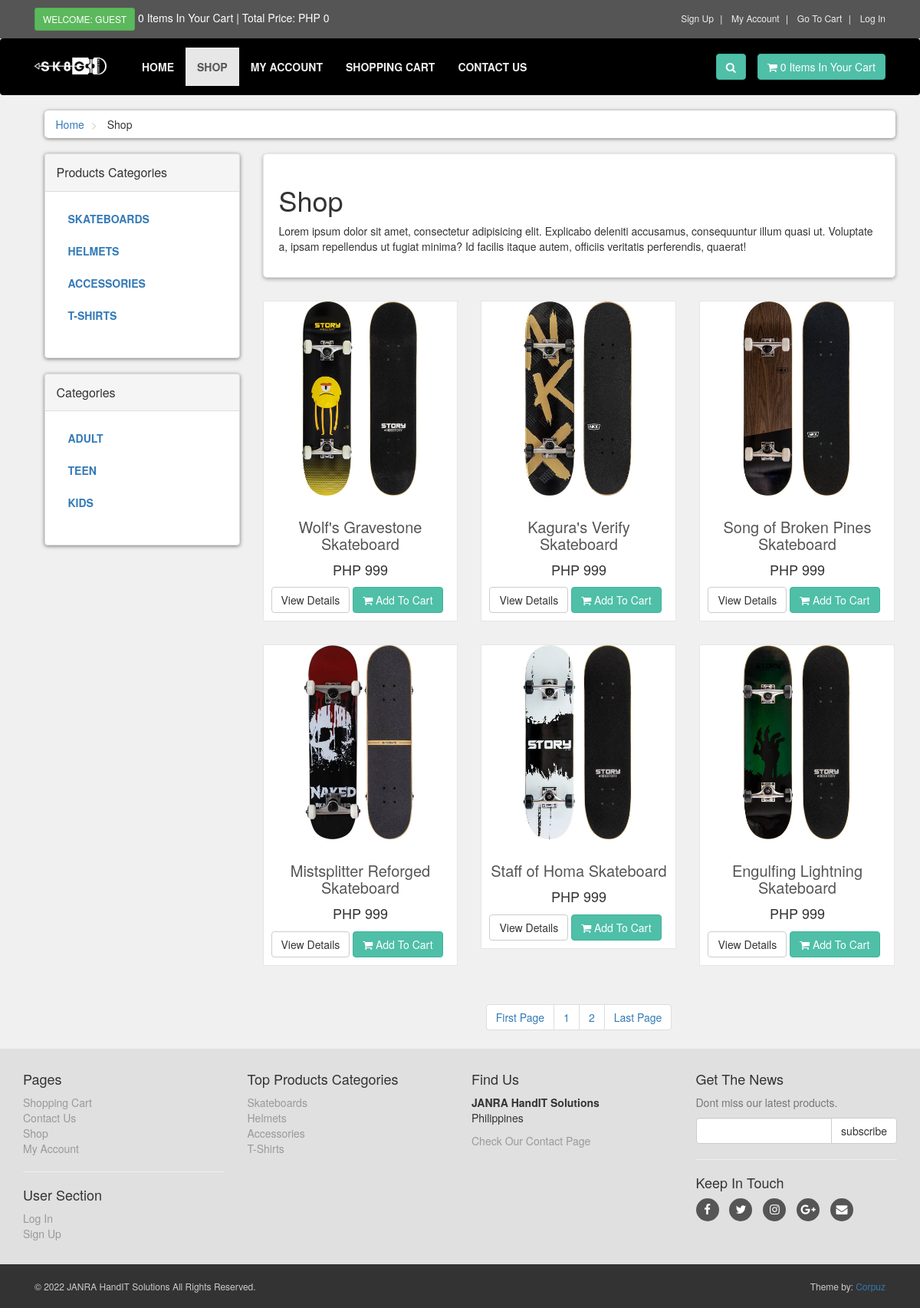
The page /shop.php on the database its author committed.
### tables this page shows
CREATE TABLE `product_categories` (
  `p_cat_id` int(10) NOT NULL,
  `p_cat_title` text NOT NULL,
  `p_cat_desc` text NOT NULL
);

CREATE TABLE `categories` (
  `cat_id` int(10) NOT NULL,
  `cat_title` text NOT NULL,
  `cat_desc` text NOT NULL
);

CREATE TABLE `products` (
  `product_id` int(10) NOT NULL,
  `p_cat_id` int(10) NOT NULL,
  `cat_id` int(10) NOT NULL,
  `date` timestamp NOT NULL DEFAULT current_timestamp() ON UPDATE current_timestamp(),
  `product_title` text NOT NULL,
  `product_img1` text NOT NULL,
  `product_img2` text NOT NULL,
  `product_img3` text NOT NULL,
  `product_price` int(10) NOT NULL,
  `product_keywords` text NOT NULL,
  `product_desc` text NOT NULL
);

### shop.php (the view, shortened to what this page needs)
<?php
    include("includes/header.php");
?>
    <div id="content">
        <div class="container">
            <div class="col-md-12">
                <ul class="breadcrumb">
                    <li>
                        <a href="index.php">Home</a>
                    </li>
                    <li>
                        Shop
                    </li>
                </ul>
            </div>
            <div class="col-md-3">
            <?php
                include("includes/sidebar.php");
            ?>
            </div>
            <div class="col-md-9">
            <?php
                if (!isset($_GET['p_cat'])) {
                    if (!isset($_GET['cat'])) {
                        echo "
                            <div class='box'>
                                <h1>Shop</h1>
                                <p>
                                    Lorem ipsum dolor sit amet, consectetur adipisicing elit. Explicabo deleniti accusamus, consequuntur illum quasi ut. Voluptate a, ipsam repellendus ut fugiat minima? Id facilis itaque autem, officiis veritatis perferendis, quaerat!
                                </p>
                            </div>
                        ";
                    }
                }
            ?>
            <div class="row">
            <?php
                if (!isset($_GET['p_cat'])) {
                    if (!isset($_GET['cat'])) {
                        $per_page = 6;
                            if(isset($_GET['page'])) {
                                $page = $_GET['page'];
                            }
                            else {
                                $page = 1;
                            }
                        $start_from = ($page - 1) * $per_page;
                        $get_products = "SELECT * FROM products ORDER BY 1 DESC LIMIT $start_from, $per_page";
                        $run_products = mysqli_query($con, $get_products);
                        while ($row_products = mysqli_fetch_array($run_products)) {
                                $pro_id = $row_products['product_id'];
                                $pro_title = $row_products['product_title'];
                                $pro_price = $row_products['product_price'];
                                $pro_img1 = $row_products['product_img1'];
                                echo "
                                    <div class='col-md-4 col-sm-6 center-responsive'>
                                        <div class='product'>
                                            <a href='details.php?pro_id=$pro_id'>
                                                <img class='img-responsive' src='admin_area/product_images/$pro_img1'>
                                            </a>
                                            <div class='text'>
                                                <h3>
                                                    <a href='details.php?pro_id=$pro_id'> $pro_title </a>
                                                </h3>
                                                <p class='price'>
                                                    PHP $pro_price
                                                </p>
                                                <p class='buttons'>
                                                    <a class='btn btn-default' href='details.php?pro_id=$pro_id'>
                                                        View Details
                                                    </a>
                                                    <a class='btn btn-primary' href='details.php?pro_id=$pro_id'>
                                                        <i class='fa fa-shopping-cart'></i> Add To Cart
                                                    </a>
                                                </p>
                                            </div>
                                        </div>
                                    </div>
                                ";
                            }
            ?>
            </div>
            <center>
                <ul class="pagination">
                <?php
                    $query = "SELECT * FROM products";
                    $result = mysqli_query($con, $query);
                    $total_records = mysqli_num_rows($result);
                    $total_pages = ceil($total_records / $per_page);
                    echo "
                        <li>
                                <a href='shop.php?page=1'>" . 'First Page' . "</a>
                        </li>
                    ";
                    for ($i = 1; $i <= $total_pages; $i++) {
                        echo "
                            <li>
                                <a href='shop.php?page=" . $i . "'>" . $i . "</a>
                            </li>
                        ";
                    };
                    echo "
                        <li>
                            <a href='shop.php?page=$total_pages'>" . 'Last Page' . "</a>
                        </li>
                    ";
                        }
                    }
                ?>
                </ul>
            </center>
            </div>
        </div>
    </div>
    <?php
        include("includes/footer.php");
    ?>
</body>
</html>

### functions/functions.php (shortened to what this page needs)
<?php
    $db = mysqli_connect("localhost", "root", "", "db_skate_garage");
    function getRealIpUser() {
        switch(true) {
            default : return $_SERVER['REMOTE_ADDR'];
        }
    }
    function getPCats() {
        global $db;
        $get_p_cats = "SELECT * FROM product_categories";
        $run_p_cats = mysqli_query($db, $get_p_cats);
        while ($row_p_cats = mysqli_fetch_array($run_p_cats)) {
            $p_cat_id = $row_p_cats['p_cat_id'];
            $p_cat_title = $row_p_cats['p_cat_title'];
            echo "
                <li>
                    <a href='shop.php?p_cat=$p_cat_id'>$p_cat_title</a>
                </li>
            ";
        }
    }
    function getCats() {
        global $db;
        $get_cats = "SELECT * FROM categories";
        $run_cats = mysqli_query($db, $get_cats);
        while ($row_cats = mysqli_fetch_array($run_cats)) {
            $cat_id = $row_cats['cat_id'];
            $cat_title = $row_cats['cat_title'];
            echo "
                <li>
                    <a href='shop.php?cat=$cat_id'>$cat_title</a>
                </li>
            ";
        }
    }
    function items() {
        global $db;
        $ip_add = getRealIpUser();
        $get_items = "SELECT * FROM cart WHERE ip_add = '$ip_add'";
        $run_items = mysqli_query($db, $get_items);
        $count_items = mysqli_num_rows($run_items);
        echo $count_items;
    }
    function total_price() {
        $total = 0;
        echo "PHP " . $total;
    }
?>

### includes/footer.php (shortened to what this page needs)
<div id="footer">
    <div class="container">
        <div class="row">
            <div class="col-sm-6 col-md-3">
               <h4>Pages</h4>
                <ul>
                    <li><a href="cart.php">Shopping Cart</a></li>
                    <li><a href="contact.php">Contact Us</a></li>
                    <li><a href="shop.php">Shop</a></li>
                    <li><a href="customer/my_account.php">My Account</a></li>
                </ul>
                <hr>
                <h4>User Section</h4>
                <ul>
                <?php
                    if (!isset($_SESSION['customer_email'])) {
                        echo"<a href='checkout.php'>Log In</a>";
                    }
                    else {
                        echo"<a href='customer/my_account.php?my_orders'>My Account</a>";
                    }
                ?>
                    <li><a href="customer_register.php">Sign Up</a></li>
                </ul>
            </div>
            <div class="com-sm-6 col-md-3">
                <h4>Top Products Categories</h4>
                <ul>
                <?php
                    $get_p_cats = "SELECT * FROM product_categories";
                    $run_p_cats = mysqli_query($con, $get_p_cats);
                    while ($row_p_cats = mysqli_fetch_array($run_p_cats)) {
                        $p_cat_id = $row_p_cats['p_cat_id'];
                        $p_cat_title = $row_p_cats['p_cat_title'];
                        echo "
                            <li>
                                <a href='shop.php?p_cat=$p_cat_id'>
                                    $p_cat_title
                                </a>
                            </li>
                        ";
                    }
                ?>
                </ul>
            </div>
            <div class="col-sm-6 col-md-3">
                <h4>Find Us</h4>
                <p>
                    <strong>JANRA HandIT Solutions</strong>
                    <br/>Philippines
                </p>
                <a href="contact.php">Check Our Contact Page</a>
            </div>
            <div class="col-sm-6 col-md-3">
                <h4>Get The News</h4>
                <p class="text-muted">
                    Dont miss our latest products.
                </p>
                <form action="https://feedburner.google.com/fb/a/mailverify" method="post" target="popupwindow" onsubmit="window.open('https://feedburner.google.com/fb/a/mailverify?uri=M-devMedia', 'popupwindow', 'scrollbars=yes,width=550,height=520');return true" method="post">
                    <div class="input-group">
                        <input type="text" class="form-control" name="email">
                        <span class="input-group-btn">
                            <input type="submit" value="subscribe" class="btn btn-default">
                        </span>
                    </div>
                </form>
                <hr>
                <h4>Keep In Touch</h4>
                <p class="social">
                    <a href="#" class="fa fa-facebook"></a>
                    <a href="#" class="fa fa-twitter"></a>
                    <a href="#" class="fa fa-instagram"></a>
                    <a href="#" class="fa fa-google-plus"></a>
                    <a href="#" class="fa fa-envelope"></a>
                </p>
            </div>
        </div>
    </div>
</div>
<div id="copyright">
    <div class="container">
        <div class="col-md-6">
            <p class="pull-left">&copy; 2022 JANRA HandIT Solutions All Rights Reserved.</p>
        </div>
        <div class="col-md-6">
            <p class="pull-right">Theme by: <a href="#">Corpuz</a></p>
        </div>
    </div>
</div>

### styles/style.css (style rules this page uses)
body { font-size: 14px; line-height: 1.42857143; color: #333333; background: #f0f0f0; overflow-x: hidden; }
.btn-primary { color: rgb(255, 255, 255); background: rgb(79, 191, 168); border-color: rgb(65, 179, 156); }
.box { background: #ffffff; margin: 0 0 30px; border: solid 1px #e6e6e6; border-radius: 5px; box-sizing: border-box; padding: 20px; box-shadow: 0px 2px 5px rgba(0, 0, 0, .3); }
#content { padding-left: 25px; }
#content .product { background: #ffffff; border: solid 1px #e6e6e6; margin-bottom: 30px; box-sizing: border-box; }
#content .product .text { padding: 10px 10px 0px; }
#content .product .text p.price { font-size: 18px; text-align: center; font-weight: 400; }
#content .product .text h3 { text-align: center; font-size: 20px; }
#content .product .text h3 a { color: rgb(85, 85, 85); }
.breadcrumb { padding: 8px 15px; margin-bottom: 20px; background: #ffffff; border-radius: 5px; box-shadow: 0px 1px 5px rgba(0, 0, 0, .5); }
.breadcrumb> li + li:before { content: ">\00a0"; color: #cccccc; }
#content .panel.sidebar-menu ul.nav.category-menu li a { text-transform: uppercase; font-weight: 600; }
#footer { background: #e0e0e0; padding: 20px 0; }
#footer a { color: #999999; padding: 0; text-decoration: none; }
#footer ul { list-style: none; padding-left: 0px; }
#footer .social { text-align: left; }
#footer .social a { margin: 0px 10px 0px 0px; display: inline-block; color: #ffffff; width: 30px; height: 30px; border-radius: 15px; line-height: 30px; font-size: 15px; text-align: center; vertical-align: bottom; background: #555555; text-decoration: none; }
#copyright { background: #333333; color: #cccccc; padding: 20px 0px; font-size: 12px; }
#copyright p { margin: 0px; }

### rows shown on the page
product_categories: p_cat_title "SKATEBOARDS", p_cat_title "Skateboards"
product_categories: p_cat_title "HELMETS", p_cat_title "Helmets"
product_categories: p_cat_title "ACCESSORIES", p_cat_title "Accessories"
product_categories: p_cat_title "T-SHIRTS", p_cat_title "T-Shirts"
categories: cat_title "ADULT"
categories: cat_title "TEEN"
categories: cat_title "KIDS"
products: product_img1 (picture), product_title "Wolf's Gravestone Skateboard", product_price "999"
products: product_img1 (picture), product_title "Kagura's Verify Skateboard", product_price "999"
products: product_img1 (picture), product_title "Song of Broken Pines Skateboard", product_price "999"
products: product_img1 (picture), product_title "Mistsplitter Reforged Skateboard", product_price "999"
products: product_img1 (picture), product_title "Staff of Homa Skateboard", product_price "999"
products: product_img1 (picture), product_title "Engulfing Lightning Skateboard", product_price "999"

### other values the page prints
$count_items "0 0"
$total "0"
